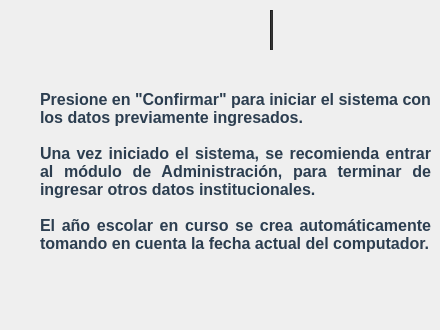
      <widget class="QWidget" name="confirmar">
       <widget class="QLabel" name="lblLogo_SIRA_4">
        <property name="enabled">
         <bool>true</bool>
        </property>
        <property name="geometry">
         <rect>
          <x>166</x>
          <y>10</y>
          <width>101</width>
          <height>40</height>
         </rect>
        </property>
        <property name="minimumSize">
         <size>
          <width>100</width>
          <height>21</height>
         </size>
        </property>
        <property name="maximumSize">
         <size>
          <width>325</width>
          <height>120</height>
         </size>
        </property>
        <property name="font">
         <font>
          <family>Segoe UI</family>
          <pointsize>13</pointsize>
          <bold>true</bold>
         </font>
        </property>
        <property name="styleSheet">
         <string notr="true"/>
        </property>
        <property name="text">
         <string/>
        </property>
        <property name="pixmap">
         <pixmap resource="../icons/resources_ui.qrc">:/logos/SIRA_logo_cut.png</pixmap>
        </property>
        <property name="scaledContents">
         <bool>true</bool>
        </property>
        <property name="alignment">
         <set>Qt::AlignmentFlag::AlignCenter</set>
        </property>
        <property name="wordWrap">
         <bool>false</bool>
        </property>
       </widget>
       <widget class="Line" name="line_4">
        <property name="geometry">
         <rect>
          <x>270</x>
          <y>10</y>
          <width>3</width>
          <height>40</height>
         </rect>
        </property>
        <property name="minimumSize">
         <size>
          <width>3</width>
          <height>40</height>
         </size>
        </property>
        <property name="maximumSize">
         <size>
          <width>3</width>
          <height>80</height>
         </size>
        </property>
        <property name="styleSheet">
         <string notr="true">background-color: #2d2d2d;</string>
        </property>
        <property name="orientation">
         <enum>Qt::Orientation::Vertical</enum>
        </property>
       </widget>
       <widget class="QLabel" name="lblLogo_UPTJAA_acercade_3">
        <property name="geometry">
         <rect>
          <x>279</x>
          <y>10</y>
          <width>45</width>
          <height>40</height>
         </rect>
        </property>
        <property name="minimumSize">
         <size>
          <width>40</width>
          <height>40</height>
         </size>
        </property>
        <property name="maximumSize">
         <size>
          <width>90</width>
          <height>80</height>
         </size>
        </property>
        <property name="styleSheet">
         <string notr="true">background-color: transparent;</string>
        </property>
        <property name="text">
         <string/>
        </property>
        <property name="pixmap">
         <pixmap resource="../icons/resources_ui.qrc">:/logos/logo_uptjaa.png</pixmap>
        </property>
        <property name="scaledContents">
         <bool>true</bool>
        </property>
       </widget>
       <widget class="QLabel" name="lblTitulo_8">
        <property name="geometry">
         <rect>
          <x>40</x>
          <y>90</y>
          <width>391</width>
          <height>231</height>
         </rect>
        </property>
        <property name="minimumSize">
         <size>
          <width>150</width>
          <height>21</height>
         </size>
        </property>
        <property name="maximumSize">
         <size>
          <width>450</width>
          <height>300</height>
         </size>
        </property>
        <property name="font">
         <font>
          <family>Segoe UI</family>
          <pointsize>12</pointsize>
          <bold>true</bold>
         </font>
        </property>
        <property name="styleSheet">
         <string notr="true">QLabel {
    color: #2c3e50; 
}</string>
        </property>
        <property name="text">
         <string>Presione en &quot;Confirmar&quot; para iniciar el sistema con los datos previamente ingresados.

Una vez iniciado el sistema, se recomienda entrar al módulo de Administración, para terminar de ingresar otros datos institucionales.

El año escolar en curso se crea automáticamente tomando en cuenta la fecha actual del computador.</string>
        </property>
        <property name="alignment">
         <set>Qt::AlignmentFlag::AlignJustify|Qt::AlignmentFlag::AlignTop</set>
        </property>
        <property name="wordWrap">
         <bool>true</bool>
        </property>
       </widget>
      </widget>
